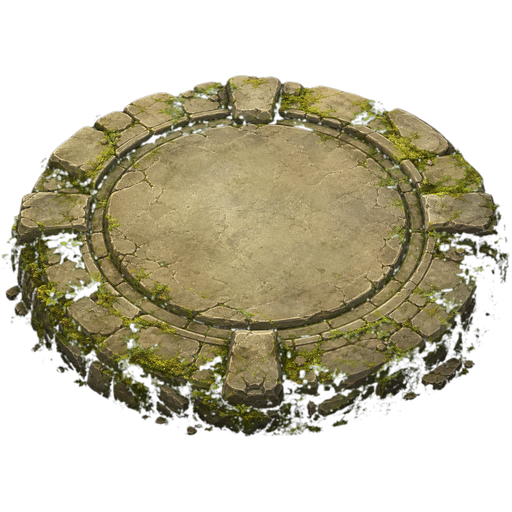
#> input picture ios/NFGWords/Resources/ChapterMaps/journey-stone-pad.png, 512 x 512 px, found by its file name
$ python process-stone-pad.py
#> lines starting #> are read from the running program, lines starting #| are printed output that depends on the picture; after the words box and inside, x2 and y2 are one past the last pixel; in counts of white or black regions, pixels touching at a corner belong together
#!/usr/bin/env python3
"""Remove green/white backgrounds from journey stone pad → transparent PNG."""
from pathlib import Path

import numpy as np
from PIL import Image, ImageOps

ROOT = Path(__file__).resolve().parents[1]
OUT = ROOT / "ios" / "NFGWords" / "Resources" / "ChapterMaps" / "journey-stone-pad.png"
SRCS = [
    Path.home() / ".cursor/projects/Users-y666suf-Documents-nfg-word-games/assets/journey-stone-pad.png",
    OUT,
]


def load_src() -> Image.Image:
    for p in SRCS:
        if p.exists():
            return Image.open(p)
#> returned value is the input picture: PIL image 512x512 RGBA; mean R, G, B, A 64.5, 59.3, 37.4, 121.1
    raise FileNotFoundError("journey-stone-pad.png not found")


def make_transparent(img: Image.Image) -> Image.Image:
    img = ImageOps.exif_transpose(img).convert("RGBA")
    arr = np.array(img)

    r, g, b, a = arr[:, :, 0], arr[:, :, 1], arr[:, :, 2], arr[:, :, 3]
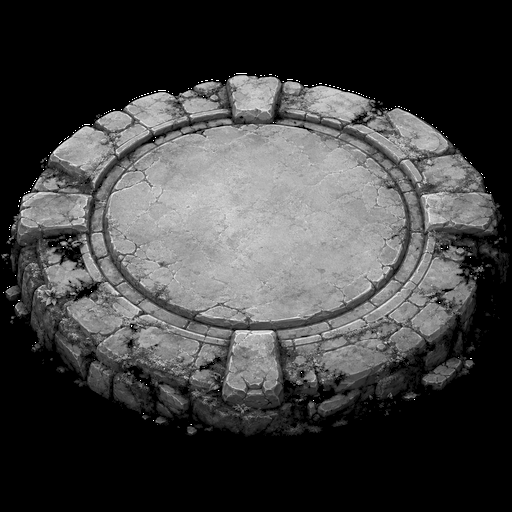
#> r: shape (512, 512); min 0, max 255, mean 64.5

    # Dark forest-green backdrop from AI
    green_bg = (g > r + 8) & (g > b + 8) & (g > 35) & (r < 120)
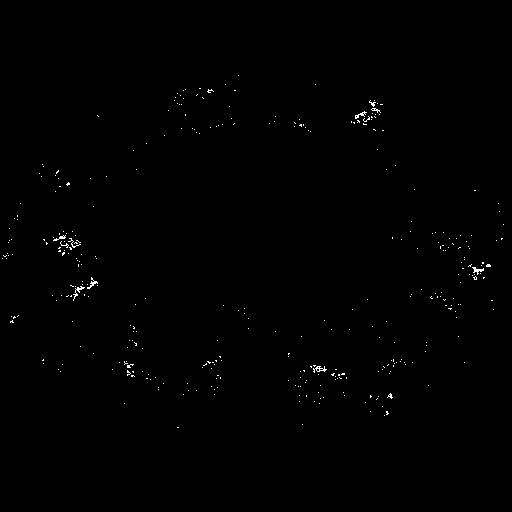
#> green_bg: shape (512, 512) bool; 0.37% white in thin lines or dots, all inside (x1, y1, x2, y2) = (2, 75, 504, 428)
    # Near-white letterbox
    white_bg = (r > 225) & (g > 225) & (b > 225)
#> white_bg: shape (512, 512) bool; 0.04% white in thin lines or dots, all inside (x1, y1, x2, y2) = (9, 73, 491, 400)
    # Very dark outer vignette
    dark_bg = (r < 25) & (g < 40) & (b < 30)
#> dark_bg: shape (512, 512) bool; 50.7% white; 225 black regions (208 under 20 px), largest, box (x1, y1, x2, y2) and area: (5, 75, 502, 435) 126894, (422, 355, 475, 390) 838, (479, 241, 507, 263) 221

    transparent = green_bg | white_bg | dark_bg
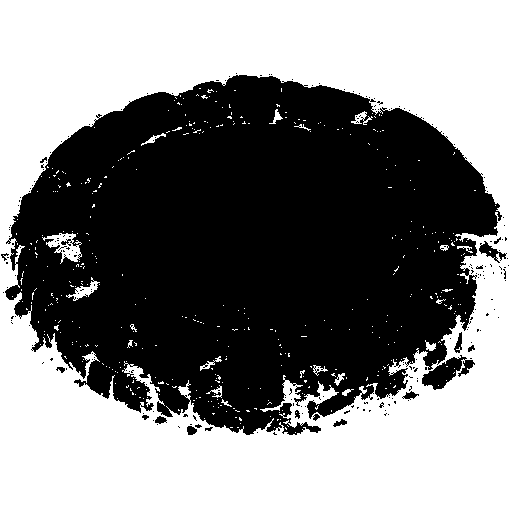
#> transparent: shape (512, 512) bool; 51.1% white; 215 black regions (198 under 20 px), largest, box (x1, y1, x2, y2) and area: (5, 75, 502, 435) 125941, (422, 355, 475, 390) 836, (479, 241, 507, 263) 221

    # Feather edges for smooth blend on map
    from PIL import ImageFilter

    mask = Image.fromarray((~transparent).astype(np.uint8) * 255, mode="L")
    mask = mask.filter(ImageFilter.GaussianBlur(radius=1.5))
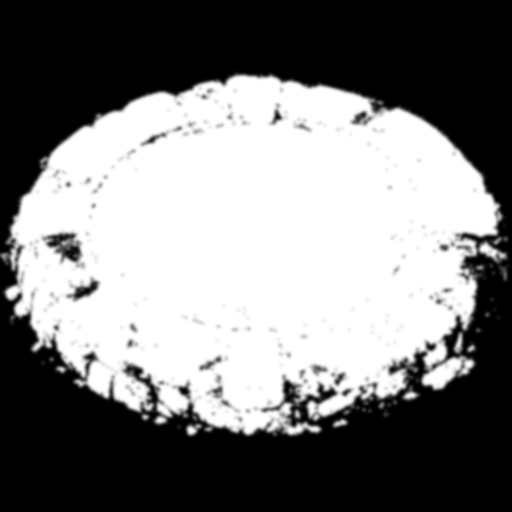
#> mask: PIL image 512x512 L; min 0, max 255, mean 124.6
    arr[:, :, 3] = np.array(mask)
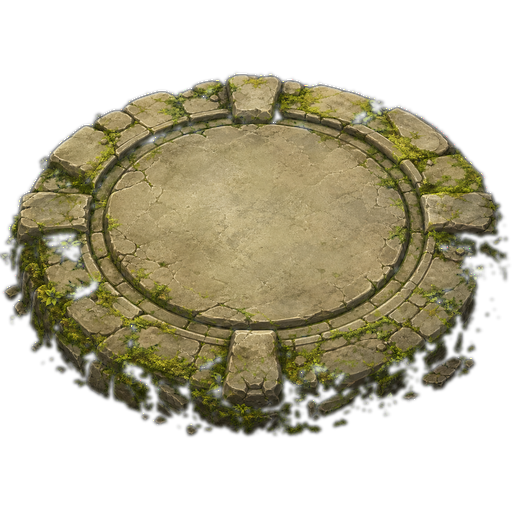
#> arr: shape (512, 512, 4); 19.09% of pixels changed, all inside (x1, y1, x2, y2) = (0, 70, 512, 439); transparent parts drawn white

    result = Image.fromarray(arr, mode="RGBA")
    bbox = result.getbbox()
#> bbox = (0, 70, 512, 439)
    if bbox:
        result = result.crop(bbox)
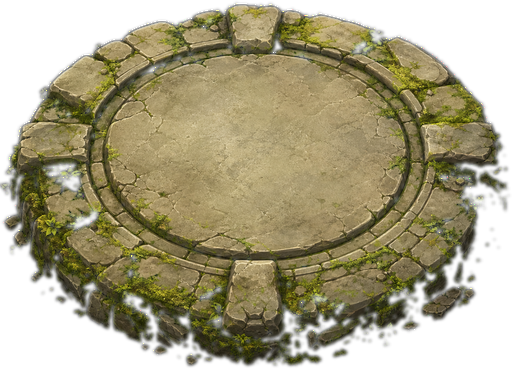
#> result: PIL image 512x369 RGBA; mean R, G, B, A 89.4, 82.3, 51.9, 172.9; transparent parts drawn white

    # Square pad centred on stone
    side = max(result.size)
#> side = 512
    square = Image.new("RGBA", (side, side), (0, 0, 0, 0))
#> square: PIL image 512x512 RGBA; every value is 0
    ox = (side - result.width) // 2
#> ox = 0
    oy = (side - result.height) // 2
#> oy = 71
    square.paste(result, (ox, oy), result)
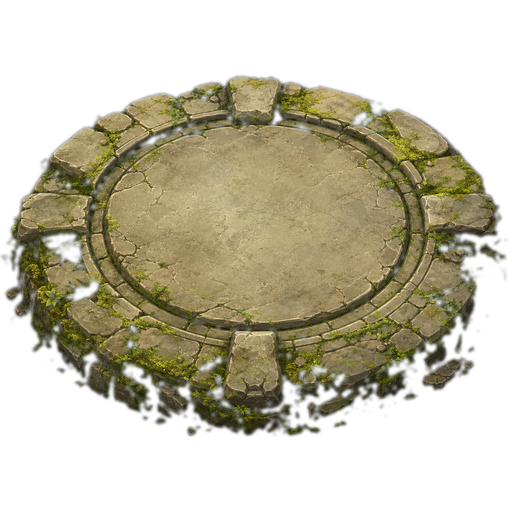
#> square: PIL image 512x512 RGBA; mean R, G, B, A 63.1, 57.9, 36.8, 120; transparent parts drawn white
    return square.resize((512, 512), Image.Resampling.LANCZOS)


def main() -> None:
    img = make_transparent(load_src())
    OUT.parent.mkdir(parents=True, exist_ok=True)
    img.save(OUT, "PNG")
    print(f"✅ Transparent stone pad → {OUT} ({OUT.stat().st_size // 1024} KB)")


if __name__ == "__main__":
    main()
